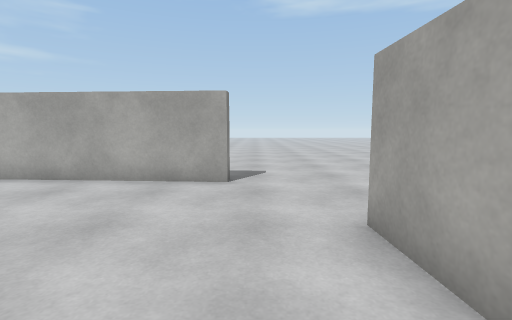
[1] (above)

18 first-person views from a walk through a scene from a Unity 3-D project. The camera is 1.2 m above the floor, tilts 6° down and sees 85° across. The floor is counted in squares, 1 m on a side. Each view is taken from the middle of a square. On the plan, view 1 faces up. The plan holds only what a view shows up to about 13 squares ahead; the rest is blank. The place goes on beyond the plan. The player character is not drawn. Door leaves are left out, so doorways stand open. Some surface patterns are stand-ins.

[2]
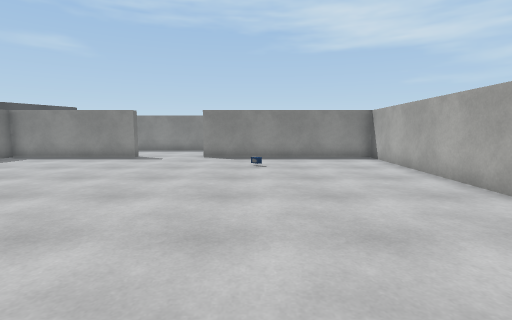

[3]
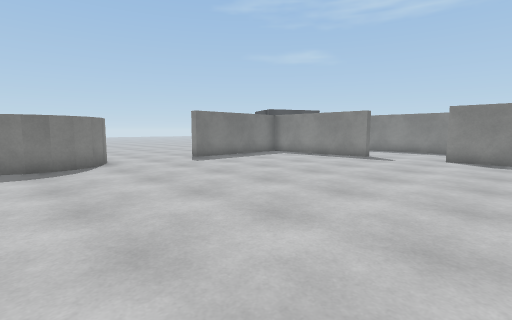

[4]
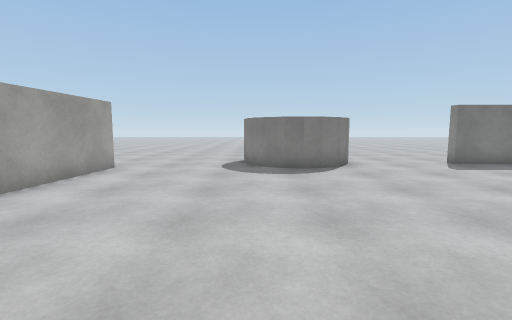

[5]
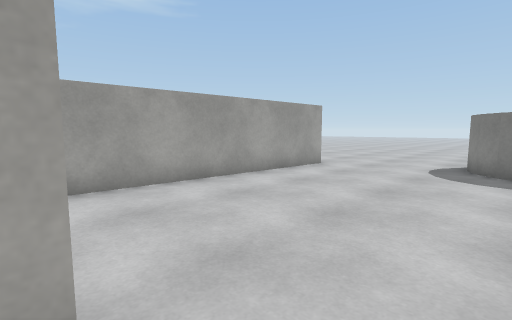

[6]
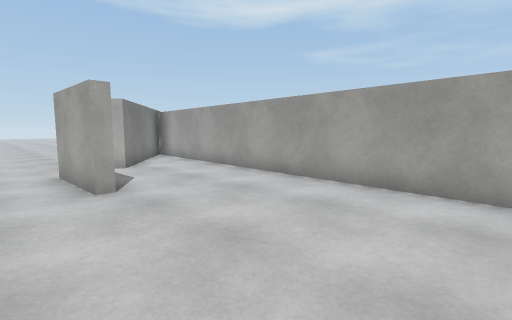

[7]
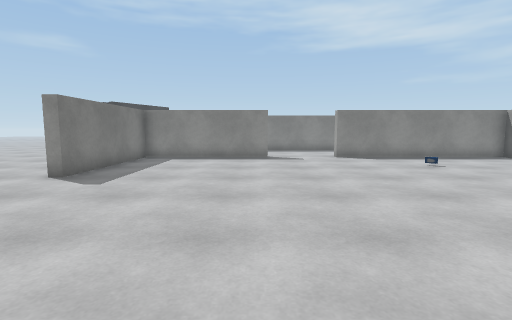

[8]
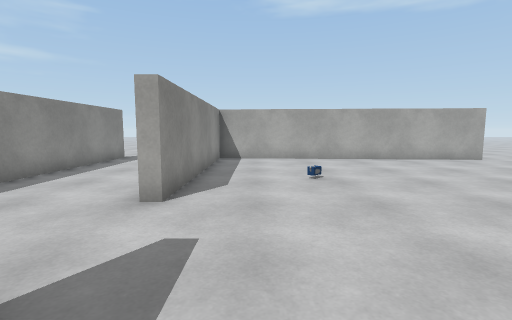

[9]
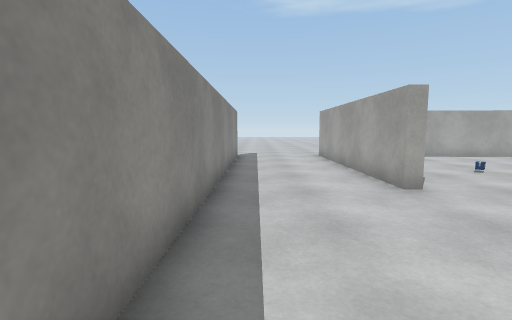

[10]
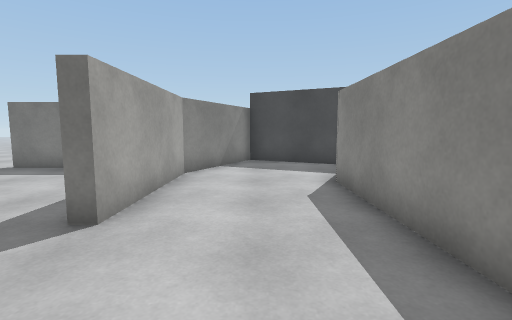

[11]
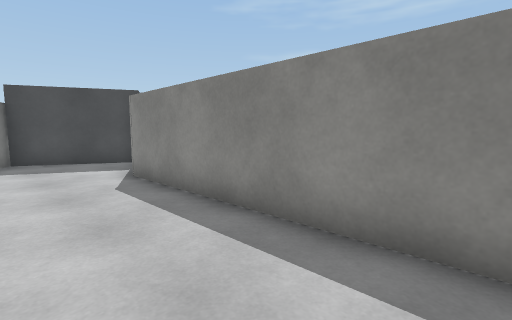

[12]
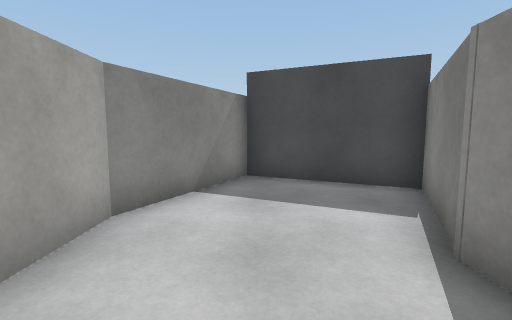

[13]
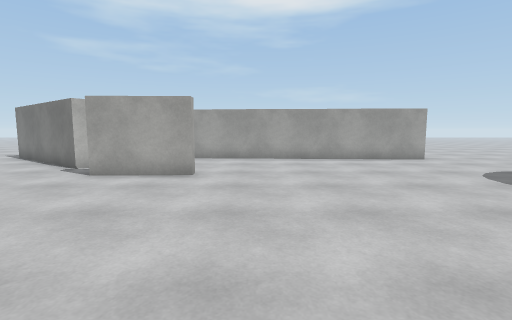

[14]
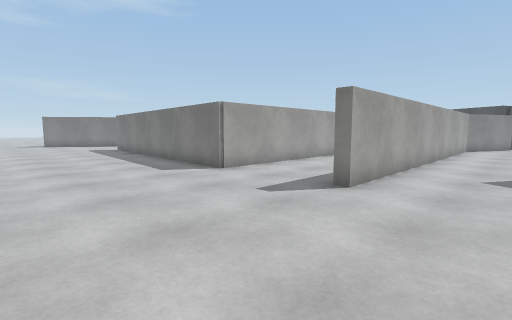

[15]
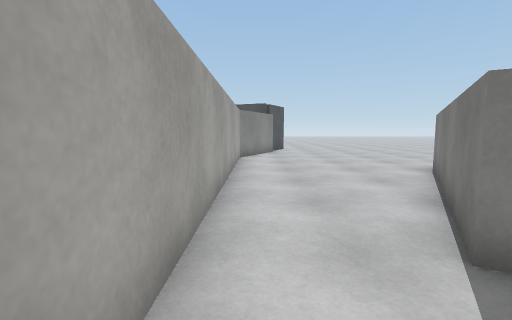

[16]
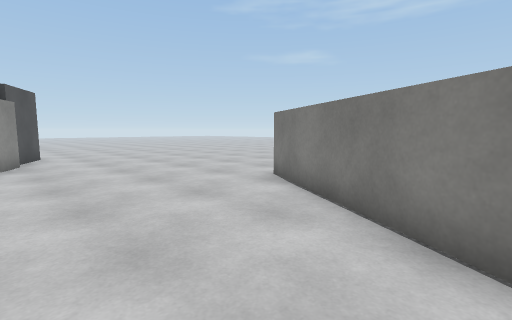

[17]
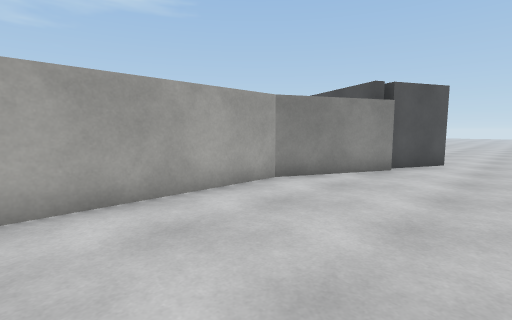

[18]
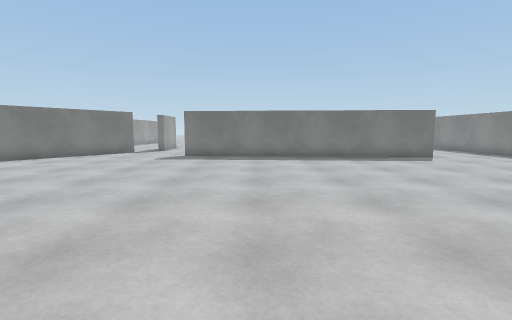

### Floor plan
Points are (right, up) in squares from view 1. A wall is a line through its corners. A room is listed if a view was taken in it or the views show most of it. See-through windows are left out.
Room 1 (views 1, 2, 3, 4, 5, 6, 7, 8, 13)
walls: (1.9, 0.7) (1.5, 0.7) (1.4, 3.5); (-1.1, -7.9) (-0.5, -7.8) (0.1, -7.9) (0.6, -8.2) (1.1, -8.6); (-0.6, 6.5) (-11.6, 7.2) (-11.6, -0.4); (-11.6, -3.5) (-11.6, -9) (-6.1, -9); (5.6, -8.1) (6.5, 7.1); (5.9, 7.6) (3.3, 4.2) (2.7, 4.7) (3.9, 6.2)
ways out: open door at (-10.5, -2) to room 2; opening at (1.5, 7) to room 3; opening at (-4, -8.2); opening at (3.5, -8.2)
objects: other object (-9, 2)
Room 2 (views 9, 10, 11, 12)
walls: (-12, -0.4) (-12, 7.6); (-13.5, -11) (-12, -7.8) (-12, -3.5); (-15.9, 7.5) (-15.9, -6.5) (-17.3, -9.5)
ways out: open door at (-10.5, -2) to room 1; open door at (-14, 6) to room 3
Room 3 (views 14, 15, 18)
walls: (-12, 7.6) (-1.6, 6.9); (-16.3, 4.5) (-16.3, 7.5) (-15.9, 7.5); (3.9, 6.2) (6.4, 9.5)
ways out: opening at (1.5, 7) to room 1; open door at (-14, 6) to room 2; opening at (-17.5, 4) to room 4
Room 4 (views 16, 17)
walls: (-18, -10) (-16.3, -6.4) (-16.3, 4.5); (-18.9, 3.7) (-21.5, -0.9)
ways out: opening at (-17.5, 4) to room 3; opening at (-20.5, -10.5)

Positions as (right, up) in squares from view 1, and headings:
1: (0, 0), facing up
2: (1, 2), facing left
3: (1, 2), facing down-left
4: (1, 1), facing down
5: (0, 1), facing down-right
6: (0, -5), facing up-right
7: (1, -4), facing left
8: (-10, -5), facing up
9: (-15, -6), facing up
10: (-14, 0), facing down
11: (-13, 1), facing down-left
12: (-14, -4), facing down
13: (-6, -1), facing right
14: (-19, 13), facing down-right
15: (-17, 6), facing down
16: (-17, 2), facing down-left
17: (-21, -1), facing down-right
18: (-4, 20), facing down
